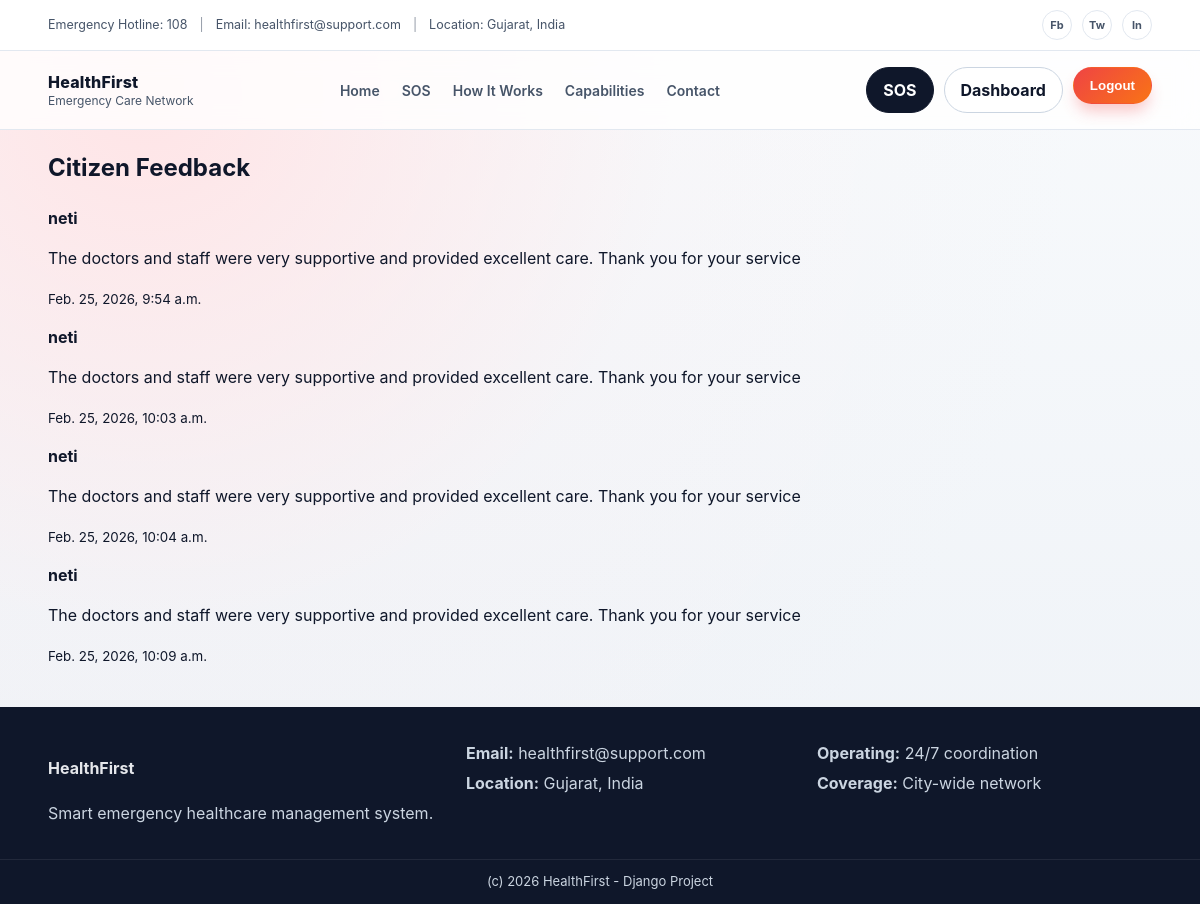
/hospitals/view-feedback/ (signed in), run on an earlier commit of the app's database.
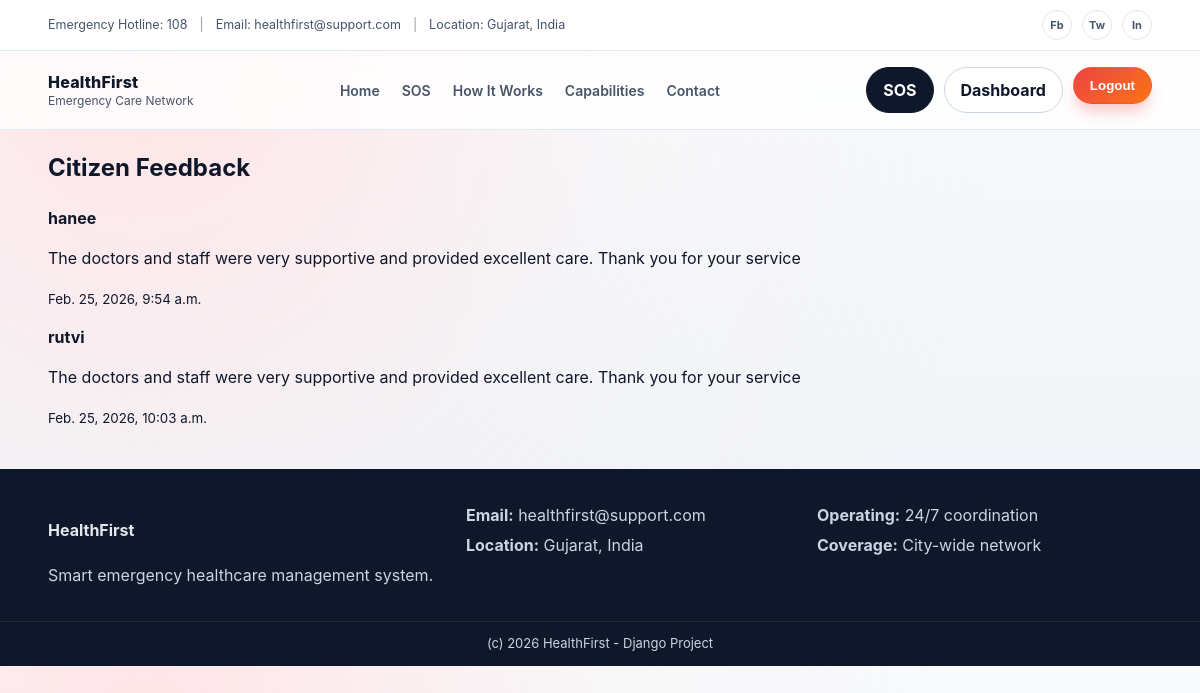
And on a later commit of the database.
### hospitals/models.py (models this page shows, shortened)
class Feedback(models.Model):
    hospital = models.ForeignKey('Hospital', on_delete=models.CASCADE, related_name='feedbacks')
    citizen = models.ForeignKey(settings.AUTH_USER_MODEL, on_delete=models.CASCADE)
    message = models.TextField()
    created_at = models.DateTimeField(auto_now_add=True)

### hospitals/views.py (the view)
# urls.py: path('view-feedback/', views.view_feedback, name='view_feedback'),
@login_required
def view_feedback(request):
    if not hasattr(request.user, 'profile') or request.user.profile.role != 'HOSPITAL':
        return redirect('landing')
    hospital = Hospital.objects.get(admin=request.user)
    feedbacks = Feedback.objects.filter(hospital=hospital).select_related('citizen')
    return render(request, 'hospitals/view_feedback.html', {'feedbacks': feedbacks})

### hospitals/templates/hospitals/view_feedback.html (shortened to what this page needs)
{% extends "base.html" %}
{% block content %}
<section class="container">
  <h1>Citizen Feedback</h1>
  {% for feedback in feedbacks %}
  <div class="card" style="margin-bottom:15px;">
    <strong>{{ feedback.citizen.username }}</strong>
    <p>{{ feedback.message }}</p>
    <small class="muted">{{ feedback.created_at }}</small>
  </div>
  {% empty %}
  <p>No feedback available.</p>
  {% endfor %}
</section>
{% endblock %}

What changed in the data, as far as the page shows it:
no longer on this page (row edited): Feedback: citizen.username "neti", message "The doctors and staff were very supportive and provided excellent care. Thank you for your service", created_at "Feb. 25, 2026, 10:04 a.m."
no longer on this page (row edited): Feedback: citizen.username "neti", message "The doctors and staff were very supportive and provided excellent care. Thank you for your service", created_at "Feb. 25, 2026, 10:09 a.m."
changed Feedback: citizen.username "neti" → "hanee"
changed Feedback: citizen.username "neti" → "rutvi"
